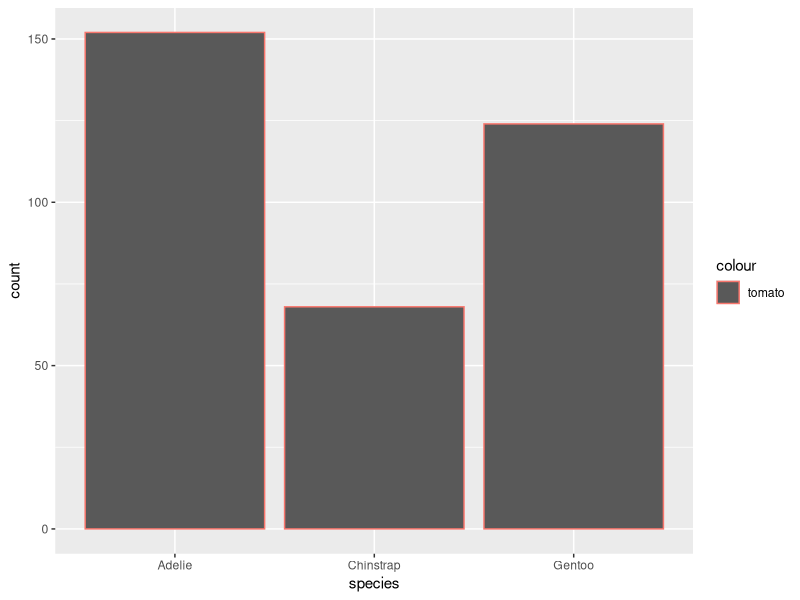

Here is the R script that generated this plot:
####### VISUALIZAÇÃO DE DISTRIBUIÇÕES COM VARIÁVEIS CATEGÓRICAS

library(tidyverse)
library(palmerpenguins)
library(ggthemes)

## Criando gráfico de barras verticais frequência de ocorrência de cada espécie

ggplot(penguins, aes(x = species)) +
  geom_bar(aes(colour = 'tomato'))
